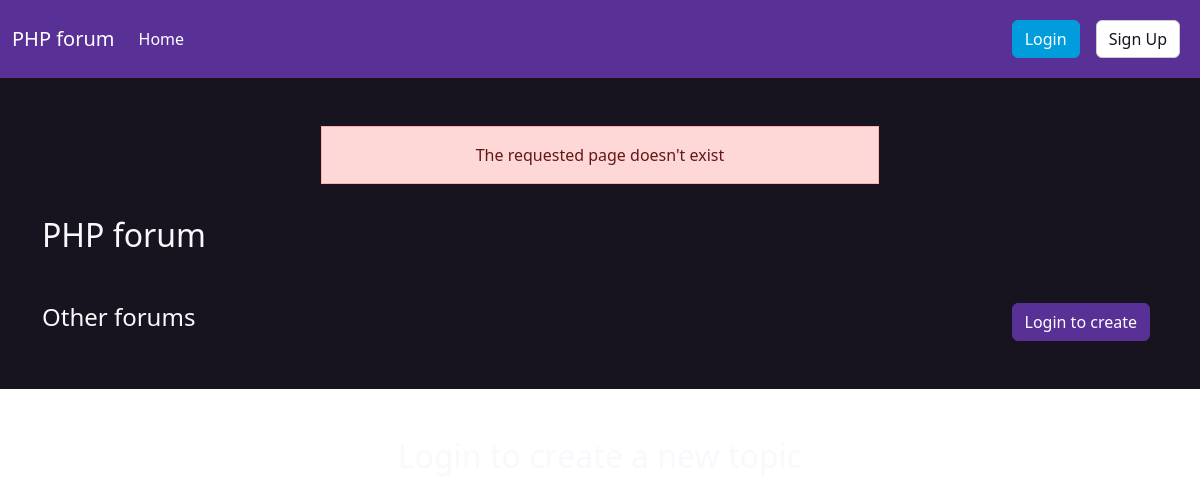
Page /index.php on the earlier database version.
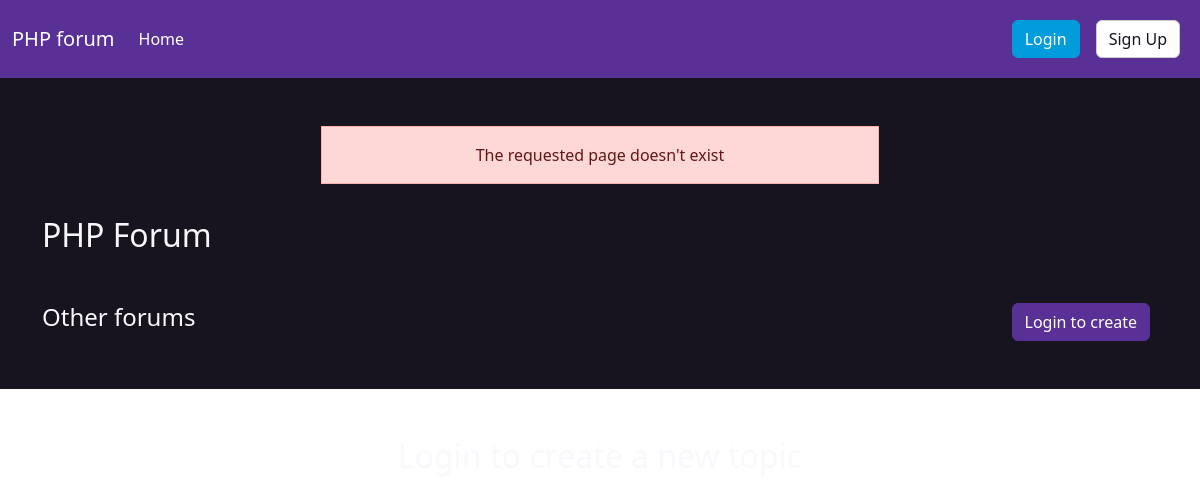
Same page on the later database version.
### tables this page shows
CREATE TABLE IF NOT EXISTS forum(
    id INT AUTO_INCREMENT PRIMARY KEY,
    name VARCHAR(255) NOT NULL UNIQUE,
    url_name VARCHAR(255) NOT NULL UNIQUE,
    created_at DATETIME NOT NULL,
    id_user INT NOT NULL, 
    CONSTRAINT fk_id_user_forum
    FOREIGN KEY (id_user)
        REFERENCES user(id)
        ON DELETE CASCADE
);

### config/config.php (called while the page is built, shortened)
<?php
spl_autoload_register(function ($class) {
    foreach (['src/controllers/', 'src/models/', 'src/lib/'] as $folder) {
        $file = '../' . $folder . $class . '.php';
    }
});
$routes = [
    ''                          => ['AppController', 'index'],
    'add'                       => ['AppController', 'create_forum'],
    'signup'                    => ['SecurityController', 'signup'],
    'login'                     => ['SecurityController', 'login'],
    'logout'                    => ['SecurityController', 'logout'],
    'topic/delete'              => ['TopicController', 'delete'],
    'topic/chat'                => ['TopicController', 'chat'],
    'user/profile'              => ['UserController', 'view'],
    'user/profile/edit'         => ['UserController', 'edit'],
    'user/profile/security'     => ['SecurityController', 'change_pswd'],
];

### src/lib/Db.php (called while the page is built)
<?php
class Db
{
    protected static function getDb(): PDO
    {
        try {
            $bdd = new PDO(
                'mysql:host=' . DB['HOST'] . ';dbname=' . DB['NAME'] . ';charset=utf8;port=' . DB['PORT'],
                DB['USER'],
                DB['PSWD'],
                [
                    'ATTR_ERRMODE' => PDO::ERRMODE_EXCEPTION,
                ]
            );
            return $bdd;
        } catch (Exception $e) {
            throw $e;
        }
    }
    protected static function htmlspecialchars(array $data): array
    {
        foreach ($data as $key => $value) {
            if ($value)
                $data[$key] = htmlspecialchars($value);
        }
        return $data;
    }
}

### src/models/Forum.php (called while the page is built, shortened)
<?php
class Forum extends Db
{
    public static function findByURLName($url_name): mixed
    {
        $request = "SELECT * FROM forum WHERE url_name=:url_name";
        $response = self::getDb()->prepare($request);
        try {
            $response->execute(self::htmlspecialchars($url_name));
        } catch (Exception $e) {
            throw $e;
        }
        return $response->fetch(PDO::FETCH_ASSOC);
    }
}

### public/index.php (called while the page is built, shortened)
<?php
try {
    require_once(__DIR__ . '/../config/config.php');
    require_once(__DIR__ . '/../config/router.php');
} catch (Exception $e) {
    Err::reportError($e);
    require_once PUBLIC_FOLDER . 'error.php';
}

### src/controllers/AppController.php (called while the page is built, shortened)
<?php
class AppController
{
    public static function index()
    {
        $current_forum = Forum::findByURLName(['url_name' => $_SESSION['forum']]);
        include(VIEWS . 'app/index.php');
    }
}

### public/404.php (called while the page is built, shortened)
<?php
AppController::index();

### src/lib/App.php (called while the page is built, shortened)
<?php
class App
{
    public static function addClassIfHomePage($class): string
    {
        return (isset($_SESSION['is_home_page']) && $_SESSION['is_home_page']) ? $class : '';
    }
}

### views/app/index.php (the view, shortened to what this page needs)
<?php !isset($_SESSION['error']) ?: $error = $_SESSION['error']; ?>
<?php include(VIEWS . '_partials/header.php'); ?>
<main class="flex-grow-1">
    <div class="mb-5 bg-dark">
        <div class="container py-3">
            <h2 class="text-light mb-5"><?= $current_forum["name"] ?? "PHP forum"; ?></h2>
            <div class="d-flex justify-content-between">
                <h3 class="text-light h4">Other forums</h3>
                <?php if (!isset($_SESSION['user'])) : ?>
                    <a href="<?= BASE . 'login'; ?>" class="btn btn-primary mx-2 rounded">Login to create</a>
                <?php else : ?>
                    <a href="<?= BASE . "add"; ?>" class="btn btn-secondary px-5 rounded">Create</a>
                <?php endif; ?>
            </div>
            <div class="mt-3 mx-3">
                <?php if (isset($forums)) : ?>
                    <div class="row justify-content-center pt-3">
                    </div>
                <?php endif; ?>
            </div>
        </div>
    </div>
    <div class="container mb-5">
        <div class="mb-5">
            <?php if (isset($_SESSION['user'])) : ?>
                <h2 class="text-center text-light">Create a topic</h2>
                <form method="post" action="" class="topic_form mx-auto">
                    <div class="form-group d-flex align-items-md-start flex-column flex-md-row">
                        <div class="topic_form_label d-flex align-items-md-center">
                            <label for="title" class="text-light mb-2 mb-md-0 fs-5">Topic name</label>
                        </div>
                        <div class="flex-grow-1 mb-3 mb-md-0 ms-md-2">
                            <input type="text" class="form-control rounded fs-5" name="title" id="title" value="<?= $_POST["topic"] ?? ""; ?>">
                            <small class="text_error"><?= $error['title'] ?? ""; ?></small>
                        </div>
                        <input type="submit" class="btn btn-info px-5 rounded fs-5" value="Create">
                    </div>
                </form>
            <?php else : ?>
                <p class="h2 text-center text-light">Login to create a new topic</p>
            <?php endif; ?>
        </div>
    </div>
</main>
<?php include(VIEWS . '_partials/footer.php'); ?>

### config/router.php (shortened to what this page needs)
<?php
$currentUrl = $_SERVER['REQUEST_URI'];
$parsed_url = parse_url($currentUrl);
$path_segments = explode('/', $parsed_url['path']);
if ($path_segments[1] == 'f') {
    $_SESSION['forum'] = $path_segments[2];
    $requestedRoute = implode('/', array_slice($path_segments, 3));
} else {
    $requestedRoute = implode('/', array_slice($path_segments, 1));
}
if (!Forum::findByURLName(['url_name' => $_SESSION['forum']])) {
    require_once PUBLIC_FOLDER  . '404.php';
    die;
}
$paths = array_keys($routes);
if (!in_array($requestedRoute, $paths)) {
    require_once PUBLIC_FOLDER  . '404.php';
    die;
}

### views/_partials/header.php (shortened to what this page needs)
<?php
$forum_url = $_SESSION['forum'] ? "f/" . $_SESSION['forum'] . "/" : "";
?>
<!doctype html>
<html lang="en">
<head>
  <link rel="stylesheet" href="https://cdn.jsdelivr.net/npm/bootswatch@5.3.1/dist/pulse/bootstrap.min.css">
  <link rel="stylesheet" href="<?= ASSETS; ?>css/styles.css">
</head>
<body>
  <div class="d-flex flex-column" style="min-height: 100vh;">
    <nav class="navbar navbar-expand-lg navbar-dark bg-primary">
      <div class="container-fluid">
        <a class="navbar-brand" href="<?= BASE; ?>">PHP forum</a>
        <div class="collapse navbar-collapse" id="navbarColor01">
          <ul class="navbar-nav me-auto">
            <li class="nav-item">
              <a class="nav-link active" href="<?= BASE . $forum_url; ?>">Home
              </a>
            </li>
          </ul>
          <div class="navbar-nav ms-auto">
            <?php if (!isset($_SESSION['user'])) : ?>
              <a href="<?= BASE . 'login'; ?>" class="btn btn-info mx-2 rounded">Login</a>
              <a href="<?= BASE . 'signup'; ?>" class="btn btn-secondary mx-2 rounded">Sign Up</a>
            <?php else : ?>
              <a href="<?= BASE . 'logout'; ?>" class="btn btn-danger mx-2 rounded">Log out</a>
            <?php endif; ?>
          </div>
        </div>
      </div>
    </nav>
    <div class="<?= App::addClassIfHomePage('bg-dark'); ?>">
      <div class="container mt-5">
        <?php if (isset($_SESSION['messages'])) :
          foreach ($_SESSION['messages'] as $type => $msgs) :
            foreach ($msgs as $msg) :
        ?>
              <div class="w-50 text-center mx-auto alert alert-<?= $type; ?>"> <?= $msg; ?> </div>
        <?php endforeach;
          endforeach;
        endif;
        ?>
      </div>
    </div>

### views/_partials/footer.php (shortened to what this page needs)
</div>
</body>
</html>

Differences in the rows shown:
added forum: name "PHP Forum"
Other differences:
$current_forum["name"]: "PHP forum" → (not shown)
